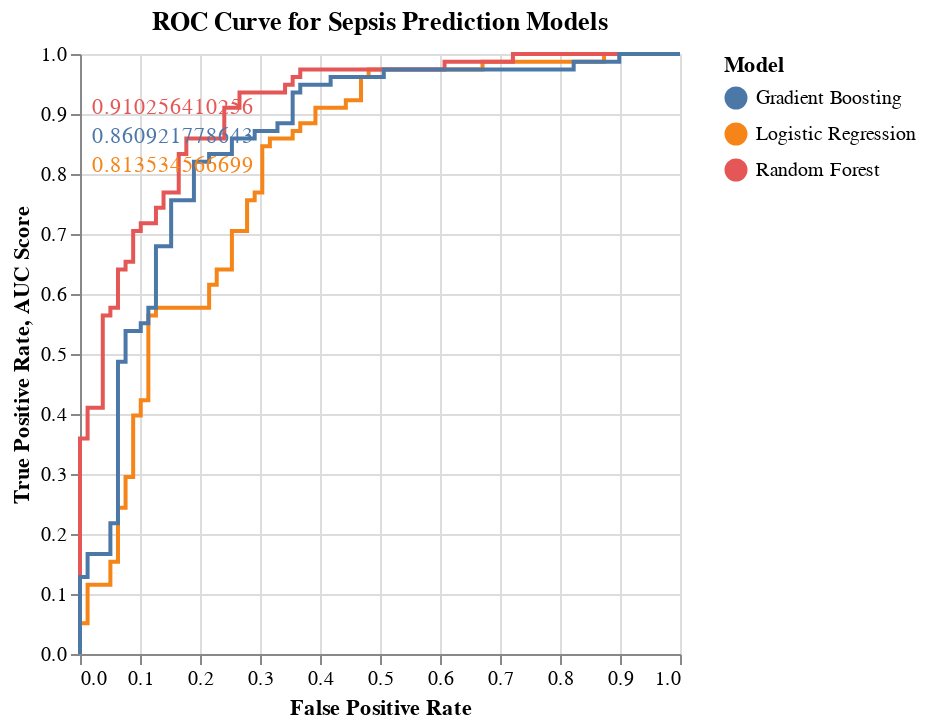

Notebook code for this chart:
### Code cell
# Fit the models on the training data
logisticR_model.fit(X_train_scaled, y_train)
randomF_model.fit(X_train_scaled, y_train)
gradientM_model.fit(X_train_scaled, y_train)

# Predict probabilities for the test data
logisticR_probs = logisticR_model.predict_proba(X_test_scaled)[:, 1]
randomF_probs = randomF_model.predict_proba(X_test_scaled)[:, 1]
gradientM_probs = gradientM_model.predict_proba(X_test_scaled)[:, 1]

# Compute ROC curve and AUC score for each model
logisticR_fpr, logisticR_tpr, _ = roc_curve(y_test, logisticR_probs)
randomF_fpr, randomF_tpr, _ = roc_curve(y_test, randomF_probs)
gradientM_fpr, gradientM_tpr, _ = roc_curve(y_test, gradientM_probs)

logisticR_auc = roc_auc_score(y_test, logisticR_probs)
randomF_auc = roc_auc_score(y_test, randomF_probs)
gradientM_auc = roc_auc_score(y_test, gradientM_probs)

# Create DataFrame for ROC curves
roc_data = pd.concat([
    pd.DataFrame({'FPR': logisticR_fpr, 'TPR': logisticR_tpr, 'Model': 'Logistic Regression'}),
    pd.DataFrame({'FPR': randomF_fpr, 'TPR': randomF_tpr, 'Model': 'Random Forest'}),
    pd.DataFrame({'FPR': gradientM_fpr, 'TPR': gradientM_tpr, 'Model': 'Gradient Boosting'})
])

# Plot ROC curves using Altair
roc_curve_plot = alt.Chart(roc_data).mark_line().encode(
    x=alt.X('FPR', title='False Positive Rate'),
    y=alt.Y('TPR', title='True Positive Rate'),
    color=alt.Color('Model', title='Model'),
    tooltip=['Model', 'FPR', 'TPR']
).properties(
    title='ROC Curve for Sepsis Prediction Models'
)

# Add AUC scores to the plot
auc_scores = alt.Chart(pd.DataFrame({'Model': ['Logistic Regression', 'Random Forest', 'Gradient Boosting'],
                                     'AUC Score': [logisticR_auc, randomF_auc, gradientM_auc]})).mark_text(
    align='left', baseline='middle', dx=5
).encode(
    x=alt.value(1),  # Pixels from the left of the plot
    y=alt.Y('AUC Score', title='AUC Score'),
    text='AUC Score',
    color='Model'
)

roc_curve_plot + auc_scores

### Figure 1 — Vega-Lite specification as saved in the notebook (floating-point values rounded to 4 significant figures; data arrays with more than 128 entries replaced by an {"elided": "..."} marker saying what was removed)
{"config": {"view": {"continuousWidth": 300, "continuousHeight": 300}}, "layer": [{"data": {"name": "data-eb478d8b678984dc43175369338b0a04"}, "mark": {"type": "line"}, "encoding": {"color": {"field": "Model", "title": "Model", "type": "nominal"}, "tooltip": [{"field": "Model", "type": "nominal"}, {"field": "FPR", "type": "quantitative"}, {"field": "TPR", "type": "quantitative"}], "x": {"field": "FPR", "title": "False Positive Rate", "type": "quantitative"}, "y": {"field": "TPR", "title": "True Positive Rate", "type": "quantitative"}}, "title": "ROC Curve for Sepsis Prediction Models"}, {"data": {"name": "data-edd95105b0c38ffbccdca65f3a898a99"}, "mark": {"type": "text", "align": "left", "baseline": "middle", "dx": 5}, "encoding": {"color": {"field": "Model", "type": "nominal"}, "text": {"field": "AUC Score", "type": "quantitative"}, "x": {"value": 1}, "y": {"field": "AUC Score", "title": "AUC Score", "type": "quantitative"}}}], "$schema": "https://vega.github.io/schema/vega-lite/v5.16.3.json", "datasets": {"data-eb478d8b678984dc43175369338b0a04": {"elided": "187 records"}, "data-edd95105b0c38ffbccdca65f3a898a99": [{"Model": "Logistic Regression", "AUC Score": 0.8135}, {"Model": "Random Forest", "AUC Score": 0.9103}, {"Model": "Gradient Boosting", "AUC Score": 0.8609}]}}
